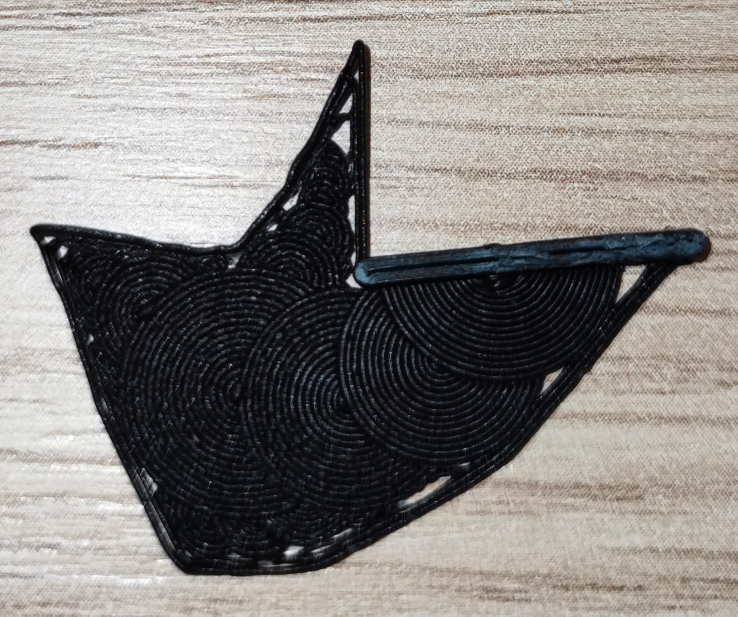
#> input picture Photos/Sample1.jpg, 1476 x 1233 px, found by its file name (shown at 1/2 size); its folder holds 4 pictures in this run
$ python Photo_Analysis_Outline_Output.py
#> lines starting #> are read from the running program, lines starting #| are printed output that depends on the picture; after the words box and inside, x2 and y2 are one past the last pixel; in counts of white or black regions, pixels touching at a corner belong together
import cv2
import numpy as np
import os
from PIL import Image
import pandas as pd

# Define the threshold for binary conversion (0-255)
threshold = 92

# Function to calculate black pixel ratio within the polygon and save the image with a red outline
def process_image(image_path, output_folder):
    # Open the image using PIL and convert it to grayscale
    image = Image.open(image_path)
#> image is the input picture: PIL image 1476x1233 RGB; mean R, G, B 135.3, 131.6, 128.6
    grayscale_image = image.convert('L')

    # Apply a threshold to convert the grayscale image to black and white
    binary_image = grayscale_image.point(lambda p: 255 if p > threshold else 0)
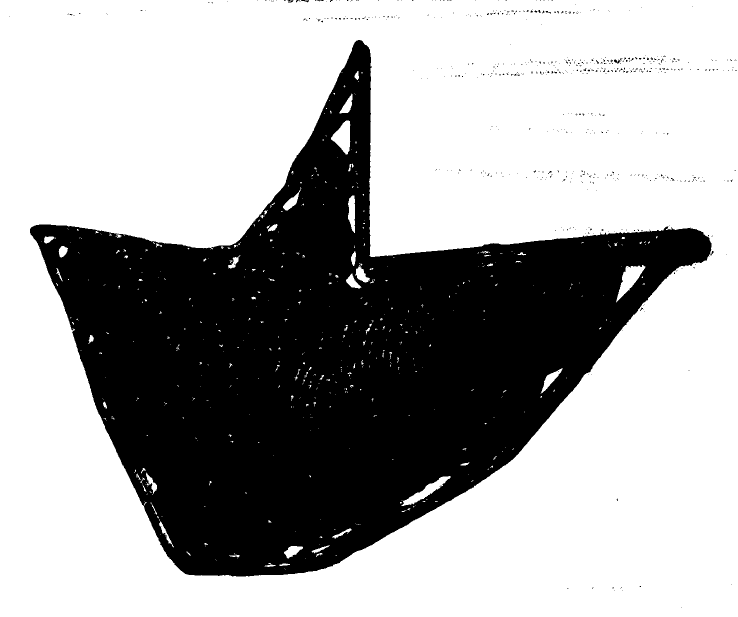
#> binary_image: PIL image 1476x1233 L (shown at 1/2 size); 65.3% white; 585 black regions (580 under 20 px), largest, box (x1, y1, x2, y2) and area: (60, 80, 1427, 1153) 628929, (1228, 119, 1241, 128) 57, (602, 0, 618, 5) 37, (576, 0, 587, 5) 35, (1091, 22, 1102, 27) 23

    # Convert the image to a NumPy array for OpenCV processing
    binary_np = np.array(binary_image)

    # Convert to grayscale and apply binary threshold
    _, binary_cv = cv2.threshold(binary_np, threshold, 255, cv2.THRESH_BINARY)

    # Apply morphological opening and closing to reduce noise
    kernel = cv2.getStructuringElement(cv2.MORPH_RECT, (5, 5))  # Adjust kernel size as needed
    morphed = cv2.morphologyEx(binary_cv, cv2.MORPH_OPEN, kernel)
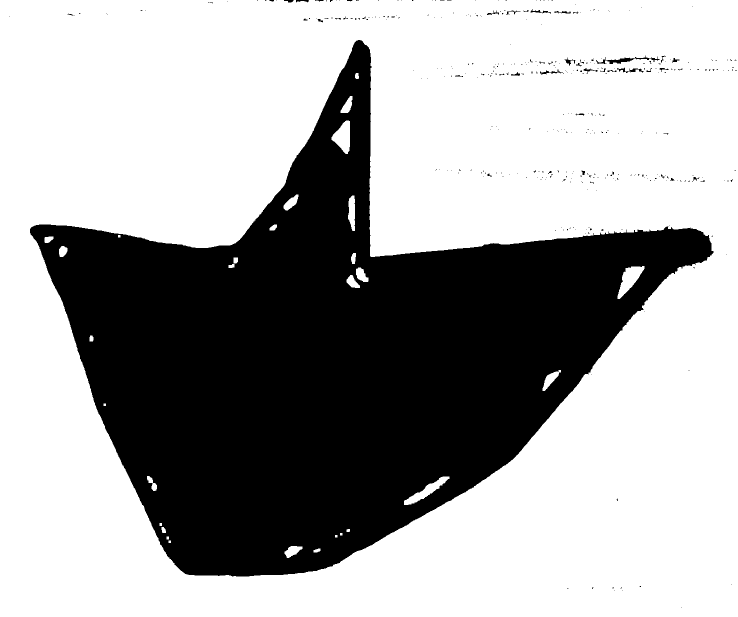
#> morphed: shape (1233, 1476) (shown at 1/2 size); 65% white; 364 black regions (328 under 20 px), largest, box (x1, y1, x2, y2) and area: (60, 80, 1427, 1153) 634223, (1192, 111, 1319, 128) 580, (1234, 135, 1287, 146) 200
    morphed = cv2.morphologyEx(morphed, cv2.MORPH_CLOSE, kernel)
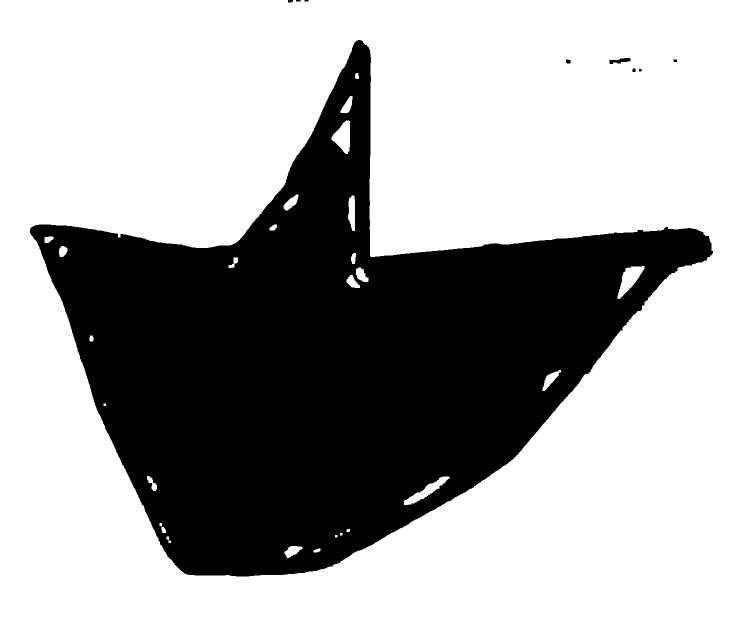
#> morphed: shape (1233, 1476) (shown at 1/2 size); 65.1% white; 9 black regions, largest, box (x1, y1, x2, y2) and area: (60, 80, 1426, 1153) 634020, (1219, 116, 1261, 128) 297, (1132, 119, 1141, 127) 65

    # Apply Canny edge detection to detect edges
    edges = cv2.Canny(morphed, 50, 150)
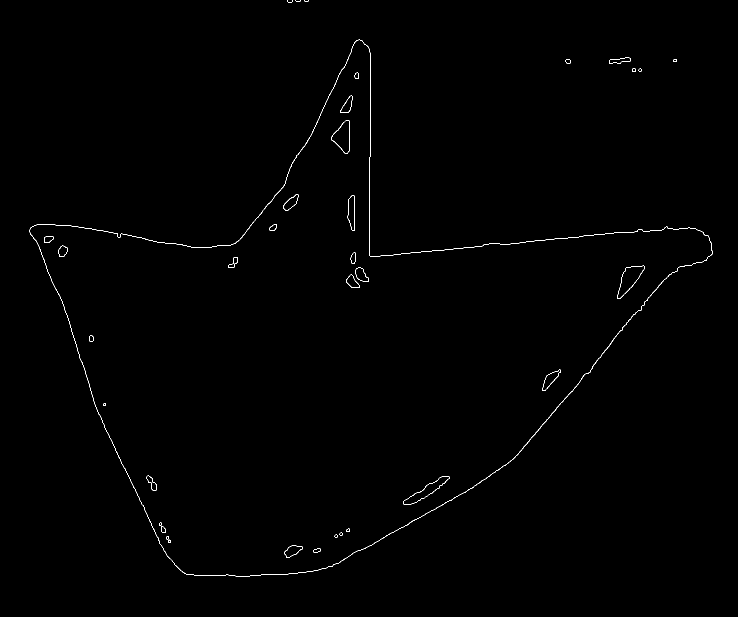
#> edges: shape (1233, 1476) (shown at 1/2 size); 0.36% white in thin lines or dots, all inside (x1, y1, x2, y2) = (59, 0, 1426, 1153)

    # Find contours from the edges
    contours, _ = cv2.findContours(edges, cv2.RETR_EXTERNAL, cv2.CHAIN_APPROX_SIMPLE)
#> contours = 9 contours, 3 with area under 20; largest, box (x1, y1, x2, y2) and area: (59, 79, 1426, 1153) 644424, (1218, 115, 1261, 128) 296, (1131, 118, 1141, 127) 62, (1264, 136, 1271, 144) 37, (1346, 118, 1354, 124) 32, (1277, 137, 1283, 143) 22

    # Find the largest contour by area (assuming it's the polygon)
    if contours:
        largest_contour = max(contours, key=cv2.contourArea)
#> largest_contour = contour of 1634 points, box (x1, y1, x2, y2) (59, 79, 1426, 1153), area 644424

        # Draw the red outline around the largest contour
        output_image = cv2.cvtColor(binary_np, cv2.COLOR_GRAY2BGR)
        cv2.drawContours(output_image, [largest_contour], -1, (0, 0, 255), 2)  # Red color in BGR
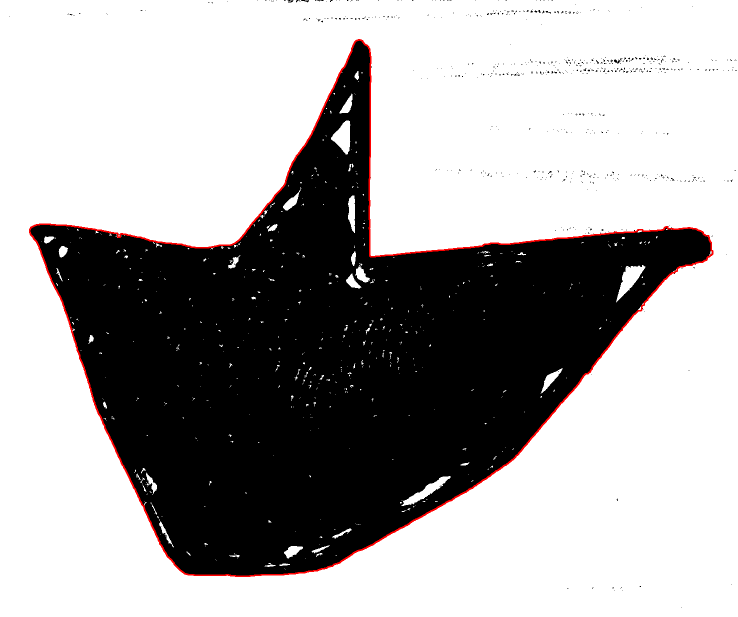
#> output_image: shape (1233, 1476, 3) (shown at 1/2 size); mean B, G, R 165.5, 165.5, 167.5

        # Save the output image
        output_image_path = os.path.join(output_folder, os.path.basename(image_path))
        cv2.imwrite(output_image_path, output_image)

        # Create a mask of the same size as the image, initialized to black (0)
        mask = np.zeros_like(binary_cv)

        # Fill the largest contour on the mask with white (255)
        cv2.drawContours(mask, [largest_contour], -1, 255, thickness=cv2.FILLED)
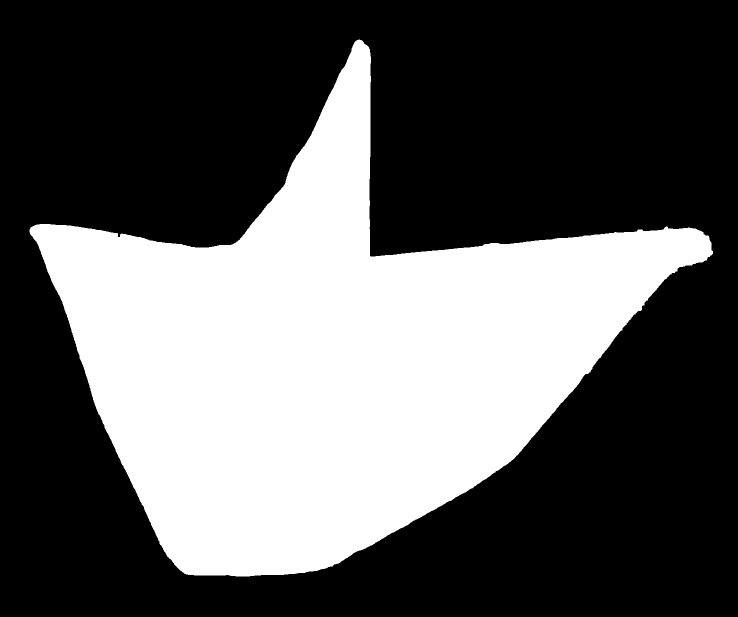
#> mask: shape (1233, 1476) (shown at 1/2 size); 35.5% white; 1 white region, box (x1, y1, x2, y2) and area: (59, 79, 1426, 1153) 646350

        # Get the number of pixels inside the polygon (white in the mask)
        total_polygon_pixels = np.sum(mask == 255)
#> total_polygon_pixels = 646350

        # Count the number of black pixels (0 in the binary image) within the polygon area
        black_pixels_within_polygon = np.sum((binary_cv == 0) & (mask == 255))
#> black_pixels_within_polygon = 628884

        # Calculate the ratio of black pixels within the polygon
        if total_polygon_pixels > 0:
            black_pixel_ratio = black_pixels_within_polygon / total_polygon_pixels
#> black_pixel_ratio = 0.973
        else:
            black_pixel_ratio = 0  # Avoid division by zero if the contour is invalid

        return black_pixel_ratio
    else:
        # Return None if no polygon was found
        return None

# Directory containing the original images
input_folder = r'D:\Documenten\University\MS2\CADCAM 3 - Research\Photos'
output_folder = r'D:\Documenten\University\MS2\CADCAM 3 - Research\Photos\Converted'


# List to store the results
results = []

# Process each image in the folder
for filename in os.listdir(input_folder):
    if filename.endswith(('.png', '.jpg', '.jpeg', '.bmp', '.tiff')):
        input_path = os.path.join(input_folder, filename)
        black_pixel_ratio = process_image(input_path, output_folder)
#> black_pixel_ratio = 0.973
        if black_pixel_ratio is not None:
            results.append({"Image": filename, "Black Pixel Ratio": black_pixel_ratio})
#> pass 2 of the loop `for filename in os.listdir(input_folder):`:
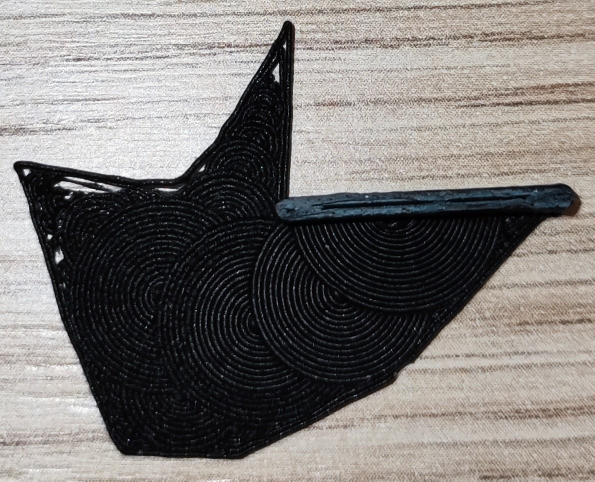
#> input picture Photos/Sample10.jpg, 1189 x 963 px, found by its file name (shown at 1/2 size)
#> in process_image, image is the input picture: PIL image 1189x963 RGB; mean R, G, B 124.6, 120.9, 118.4
#> grayscale_image: PIL image 1189x963 L
#> in process_image (call 2), `binary_image = grayscale_image.point(lambda p: 255 if p > threshold el..`:
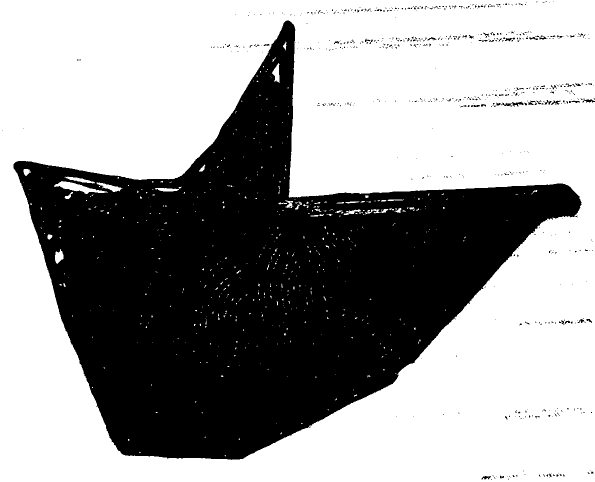
#> binary_image: PIL image 1189x963 L (shown at 1/2 size); 61% white; 646 black regions (608 under 20 px), largest, box (x1, y1, x2, y2) and area: (27, 41, 1163, 920) 442011, (1024, 203, 1047, 213) 111, (1165, 197, 1189, 205) 93
#> edges: shape (963, 1189); 0.48% white in thin lines or dots
#> contours = 33 contours, 2 with area under 20; largest, box (x1, y1, x2, y2) and area: (26, 40, 1163, 919) 449150, (1043, 200, 1121, 210) 513, (1007, 204, 1039, 213) 192, (813, 73, 841, 83) 182, (1101, 169, 1114, 186) 152
#> largest_contour = contour of 1227 points, box (x1, y1, x2, y2) (26, 40, 1163, 919), area 449150
#> in process_image (call 2), `cv2.drawContours(mask, [largest_contour], -1, 255, thickness=cv2.FILLED)`:
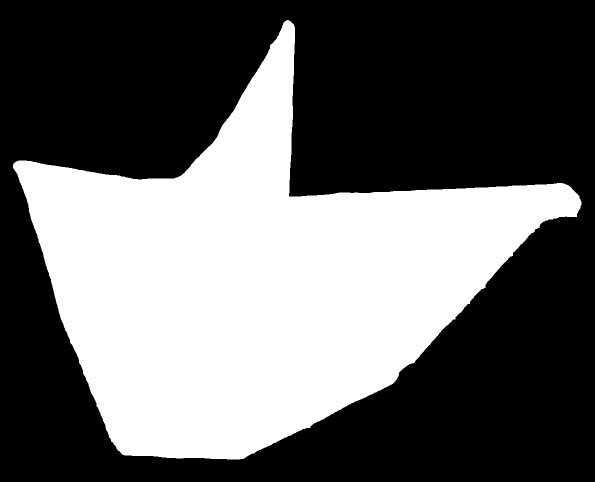
#> mask: shape (963, 1189) (shown at 1/2 size); 39.4% white; 1 white region, box (x1, y1, x2, y2) and area: (26, 40, 1163, 919) 450758
#> total_polygon_pixels = 450758
#> black_pixels_within_polygon = 442012
#> in process_image (call 2), `black_pixel_ratio = black_pixels_within_polygon / total_polygon_pixels`: black_pixel_ratio = 0.981
#> pass 3 of the loop `for filename in os.listdir(input_folder):`:
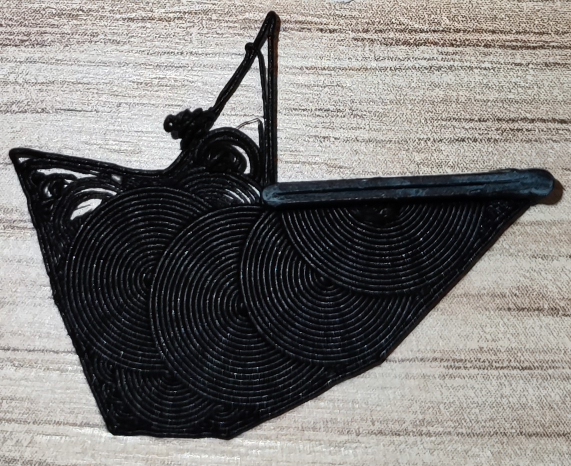
#> input picture Photos/Sample11.jpg, 1142 x 932 px, found by its file name (shown at 1/2 size)
#> in process_image, image is the input picture: PIL image 1142x932 RGB; mean R, G, B 123, 120.8, 118.9
#> grayscale_image: PIL image 1142x932 L
#> in process_image (call 3), `binary_image = grayscale_image.point(lambda p: 255 if p > threshold el..`:
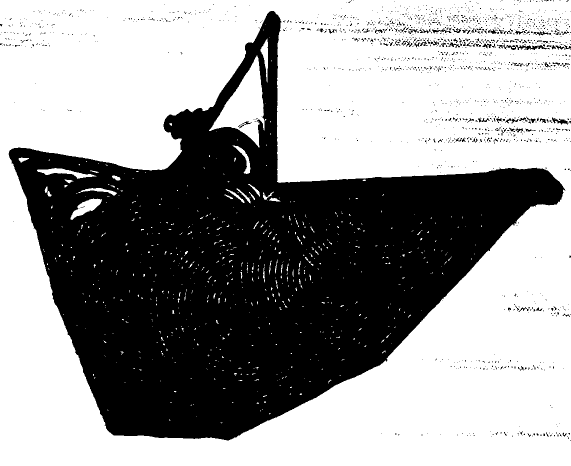
#> binary_image: PIL image 1142x932 L (shown at 1/2 size); 59.8% white; 1659 black regions (1583 under 20 px), largest, box (x1, y1, x2, y2) and area: (17, 22, 1131, 881) 417514, (1031, 90, 1099, 100) 310, (1104, 235, 1137, 249) 205
#> edges: shape (932, 1142); 0.85% white in thin lines or dots
#> contours = 83 contours, 13 with area under 20; largest, box (x1, y1, x2, y2) and area: (17, 21, 1128, 881) 435510, (768, 74, 994, 97) 2900, (925, 53, 1026, 68) 810, (799, 48, 857, 69) 562, (992, 255, 1046, 267) 398
#> largest_contour = contour of 1201 points, box (x1, y1, x2, y2) (17, 21, 1128, 881), area 435510
#> in process_image (call 3), `cv2.drawContours(mask, [largest_contour], -1, 255, thickness=cv2.FILLED)`:
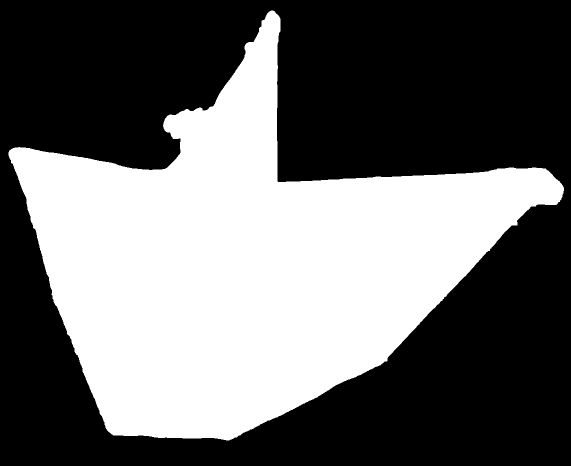
#> mask: shape (932, 1142) (shown at 1/2 size); 41.1% white; 1 white region, box (x1, y1, x2, y2) and area: (17, 21, 1128, 881) 437121
#> total_polygon_pixels = 437121
#> black_pixels_within_polygon = 417590
#> in process_image (call 3), `black_pixel_ratio = black_pixels_within_polygon / total_polygon_pixels`: black_pixel_ratio = 0.955
#> the loop made 4 passes; the first 3 are shown

# Convert the results to a DataFrame and save to a CSV file
df = pd.DataFrame(results)
output_csv_path = os.path.join(output_folder, 'black_pixel_ratios.csv')
#> (the run stopped early here; a loop or call above may not have finished)
